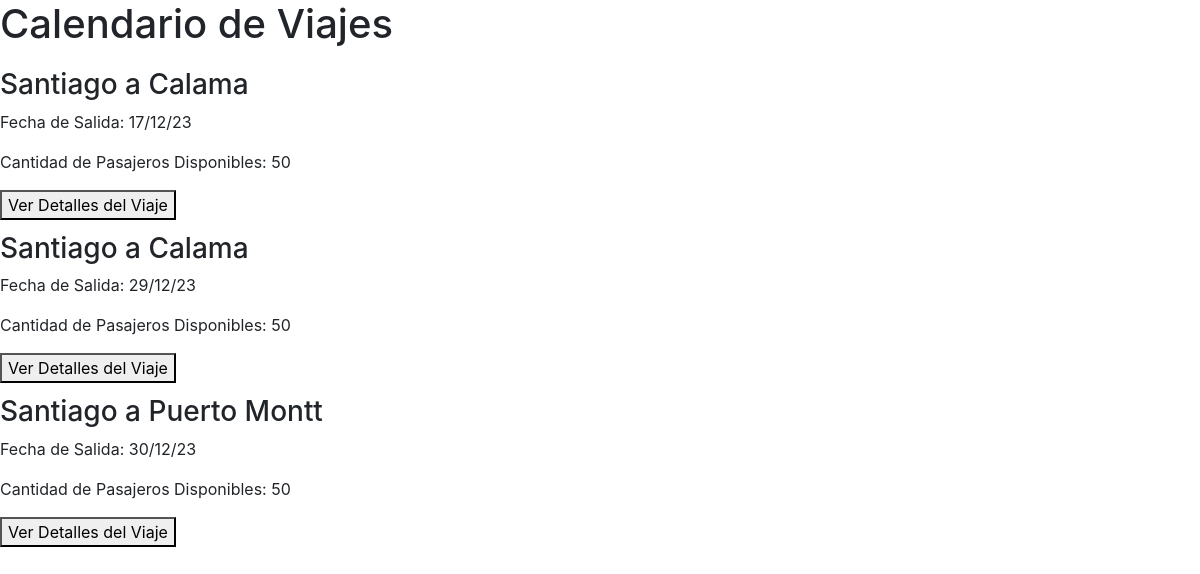
The page /venta_pasajes/calendario_ofertas/ on the database as committed earlier.
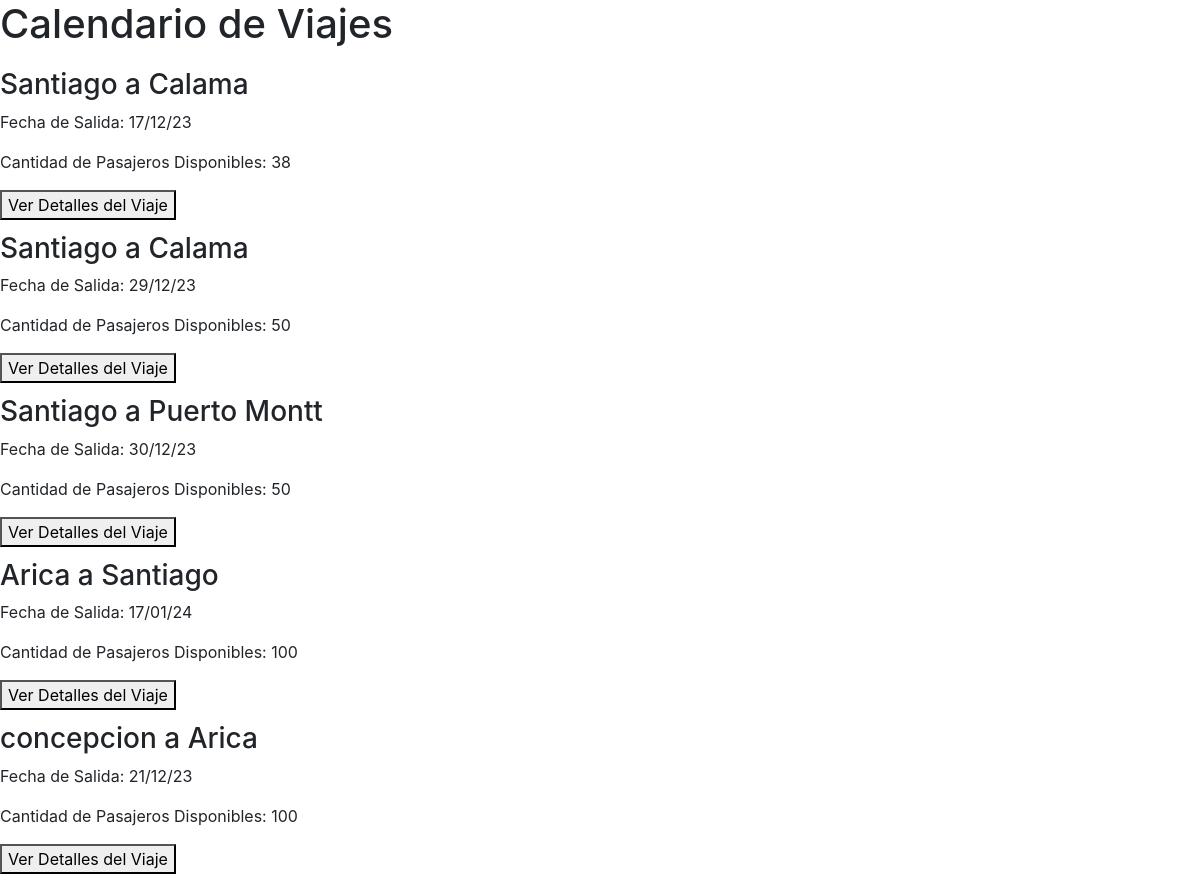
The same page on the database as committed later.
### boletos/models.py (models this page shows)
class Viaje(models.Model):
    origen = models.CharField(max_length=100)
    destino = models.CharField(max_length=100)
    fecha = models.DateField()
    cantidad_de_pasajeros_disponibles = models.IntegerField()

### boletos/views.py (the view)
# urls.py: path('calendario_ofertas/', CalendarioOfertasView.as_view(), name='calendario_ofertas'),
class CalendarioOfertasView(View):
    template_name = 'calendario_ofertas.html'
    def get_context_data(self, **kwargs):
        context = {}
        viajes = Viaje.objects.all()
        context['viajes'] = viajes
        return context
    def get(self, request, *args, **kwargs):
        context = self.get_context_data()
        return render(request, self.template_name, context)

### boletos/templates/calendario_ofertas.html (shortened to what this page needs)
<!DOCTYPE html>
<html lang="es">
<head>
  <link rel="stylesheet" href="https://stackpath.bootstrapcdn.com/bootstrap/4.3.1/css/bootstrap.min.css"
>
</head>
<body>
  <section>
  <h1>Calendario de Viajes</h1>
  {% for viaje in viajes %}
    <div style="padding-top: 12px;">
      <h3>{{ viaje.origen }} a {{ viaje.destino }}</h3>
      <p>Fecha de Salida: {{ viaje.fecha | date:'d/m/y' }}</p>
      <p>Cantidad de Pasajeros Disponibles: {{ viaje.cantidad_de_pasajeros_disponibles }}</p>
      <a href="{% url 'venta_pasajes' viaje.id %}" style="padding-bottom: 12px;"><button>Ver Detalles del Viaje</button></a>
    </div>
  {% endfor %}
</section>
</body>
</html>

Rows that differ between the two databases and show on the page:
changed Viaje (number 1 of 5 on the later page): cantidad_de_pasajeros_disponibles "50" → "38"
added Viaje: origen "Arica", destino "Santiago", fecha "17/01/24", cantidad_de_pasajeros_disponibles "100"
added Viaje: origen "concepcion", destino "Arica", fecha "21/12/23", cantidad_de_pasajeros_disponibles "100"
